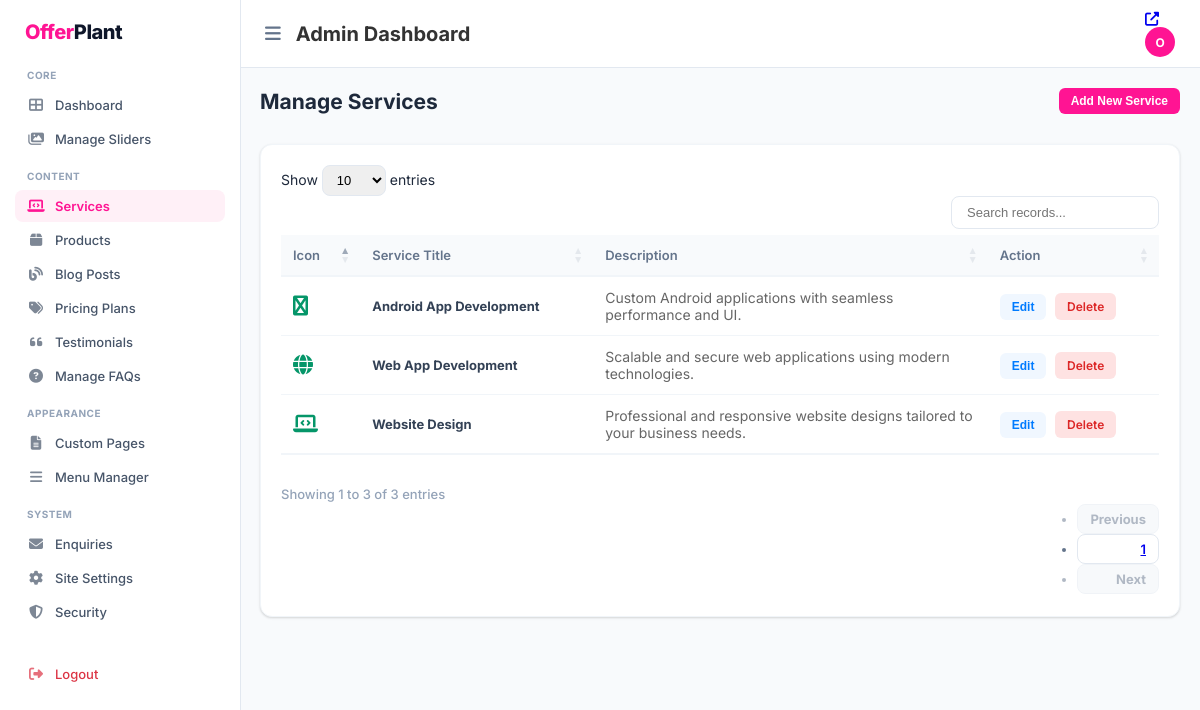
The app's page /admin/services.php (signed in) with its own data.
### tables this page shows
CREATE TABLE IF NOT EXISTS services (
    id INT AUTO_INCREMENT PRIMARY KEY,
    title VARCHAR(255) NOT NULL,
    description TEXT,
    icon VARCHAR(100),  
    status TINYINT(1) DEFAULT 1
);

### admin/services.php (the view, shortened to what this page needs)
<?php
include 'auth_check.php';
include 'includes/admin_header.php';
include 'includes/admin_sidebar.php';
?>
<div style="display: flex; justify-content: space-between; align-items: center; margin-bottom: 30px;">
    <h2>Manage Services</h2>
    <button onclick="document.getElementById('addModal').style.display='block'" class="btn btn-primary">Add New Service</button>
</div>
<div class="card">
    <table class="datatable">
        <thead>
            <tr>
                <th>Icon</th>
                <th>Service Title</th>
                <th>Description</th>
                <th>Action</th>
            </tr>
        </thead>
        <tbody>
            <?php
            $services = mysqli_query($conn, "SELECT * FROM services ORDER BY id DESC");
            while($srv = mysqli_fetch_assoc($services)) {
                $srv_data = htmlspecialchars(json_encode($srv));
                echo '
                <tr>
                    <td><i class="fas '.$srv['icon'].'" style="font-size: 20px; color: var(--secondary);"></i></td>
                    <td><strong>'.$srv['title'].'</strong></td>
                    <td style="max-width: 300px; font-size: 14px; color: #666;">'.$srv['description'].'</td>
                    <td>
                        <button onclick=\'openEditModal('.$srv_data.')\' class="btn btn-sm" style="background:#f0f7ff; color:#007bff; margin-right:5px;">Edit</button>
                        <a href="?delete='.$srv['id'].'" onclick="return confirm(\'Are you sure?\')" class="btn btn-sm btn-danger">Delete</a>
                    </td>
                </tr>';
            }
            ?>
        </tbody>
    </table>
</div>
<?php include 'includes/admin_footer.php'; ?>

### admin/includes/admin_header.php (style rules this page uses)
table.dataTable thead th { border-bottom: 2px solid #f1f5f9 !important; }
table.dataTable.no-footer { border-bottom: 1px solid #f1f5f9 !important; }
:root { --primary: #FF1493; --secondary: #059669; --dark: #0f172a; --gray: #64748b; --sidebar-width: 240px; --bg: #f8fafc; --card-shadow: 0 1px 3px 0 rgba(0, 0, 0, 0.1), 0 1px 2px 0 rgba(0, 0, 0, 0.06); }
* { margin: 0; padding: 0; box-sizing: border-box; }
body { font-family: 'Inter', sans-serif; background: var(--bg); color: #1e293b; font-size: 14px; }
.card { background: #fff; padding: 20px; border-radius: 12px; box-shadow: var(--card-shadow); border: 1px solid #f1f5f9; margin-bottom: 20px; }
table { width: 100%; border-collapse: collapse; font-size: 13px; }
th { text-align: left; padding: 12px; color: #64748b; border-bottom: 1px solid #f1f5f9; font-weight: 600; background: #f8fafc; }
td { padding: 12px; border-bottom: 1px solid #f1f5f9; color: #334155; vertical-align: middle; }
.btn { padding: 6px 12px; border-radius: 6px; border: none; cursor: pointer; font-weight: 600; transition: 0.2s; font-size: 12px; display: inline-flex; align-items: center; gap: 5px; text-decoration: none; }
.btn-primary { background: var(--primary); color: #fff; }
.btn-danger { background: #fee2e2; color: #dc2626; }

### records on screen
services: title "Android App Development", description "Custom Android applications with seamless performance and UI."
services: title "Web App Development", description "Scalable and secure web applications using modern technologies."
services: title "Website Design", description "Professional and responsive website designs tailored to your business needs."

### other values on screen
substr($_SESSION['admin_name'], 0, 1) "O"
